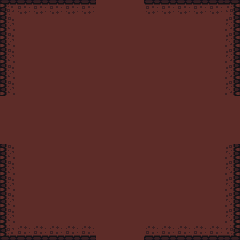

This game map was drawn from its Tiled (.tmx) file and the tilesets committed beside it. A one-line description and the full map source follow:
An orthogonal 15x15 tile map with 16x16 px tiles, 2 tile layers (Floor, Wall) and 12 objects.

<map version="1.4" tiledversion="1.4.1" orientation="orthogonal" renderorder="left-up" width="15" height="15" tilewidth="16" tileheight="16" infinite="0" nextlayerid="11" nextobjectid="27">
 <tileset firstgid="1" source="Dungeon Tileset.tsx" />
 <layer id="1" name="Floor" width="15" height="15">
  <properties>
   <property name="unity:layer" value="BackGround" />
  </properties>
  <data encoding="csv">
142,142,142,142,142,142,142,142,142,142,142,142,142,142,142,
142,142,142,142,142,142,142,142,142,142,142,142,142,142,142,
142,142,142,142,142,142,142,142,142,142,142,142,142,142,142,
142,142,142,142,142,142,142,142,142,142,142,142,142,142,142,
142,142,142,142,142,142,142,142,142,142,142,142,142,142,142,
142,142,142,142,142,142,142,142,142,142,142,142,142,142,142,
142,142,142,142,142,142,142,142,142,142,142,142,142,142,142,
142,142,142,142,142,142,142,142,142,142,142,142,142,142,142,
142,142,142,142,142,142,142,142,142,142,142,142,142,142,142,
142,142,142,142,142,142,142,142,142,142,142,142,142,142,142,
142,142,142,142,142,142,142,142,142,142,142,142,142,142,142,
142,142,142,142,142,142,142,142,142,142,142,142,142,142,142,
142,142,142,142,142,142,142,142,142,142,142,142,142,142,142,
142,142,142,142,142,142,142,142,142,142,142,142,142,142,142,
142,142,142,142,142,142,142,142,142,142,142,142,142,142,142
</data>
 </layer>
 <layer id="2" name="Wall" width="15" height="15">
  <properties>
   <property name="unity:layer" value="Wall" />
  </properties>
  <data encoding="csv">
114,115,115,115,115,115,0,0,0,115,115,115,115,115,116,
141,0,0,0,0,0,0,0,0,0,0,0,0,0,143,
141,0,0,0,0,0,0,0,0,0,0,0,0,0,143,
141,0,0,0,0,0,0,0,0,0,0,0,0,0,143,
141,0,0,0,0,0,0,0,0,0,0,0,0,0,143,
141,0,0,0,0,0,0,0,0,0,0,0,0,0,143,
0,0,0,0,0,0,0,0,0,0,0,0,0,0,0,
0,0,0,0,0,0,0,0,0,0,0,0,0,0,0,
0,0,0,0,0,0,0,0,0,0,0,0,0,0,0,
141,0,0,0,0,0,0,0,0,0,0,0,0,0,143,
141,0,0,0,0,0,0,0,0,0,0,0,0,0,143,
141,0,0,0,0,0,0,0,0,0,0,0,0,0,143,
141,0,0,0,0,0,0,0,0,0,0,0,0,0,143,
141,0,0,0,0,0,0,0,0,0,0,0,0,0,143,
168,169,169,169,169,169,0,0,0,169,169,169,169,169,170
</data>
 </layer>
 <group id="5" name="通道墙">
  <objectgroup id="3" name="LeftWallChannel">
   <properties>
    <property name="unity:Tag" value="ChannelWall" />
    <property name="unity:layer" value="Wall" />
   </properties>
   <object id="10" gid="141" x="0" y="112" width="16" height="16" />
   <object id="11" gid="141" x="0" y="128" width="16" height="16" />
   <object id="12" gid="141" x="0" y="144" width="16" height="16" />
  </objectgroup>
  <objectgroup id="6" name="BottomWallChannel">
   <properties>
    <property name="unity:Tag" value="ChannelWall" />
    <property name="unity:layer" value="Wall" />
   </properties>
   <object id="7" gid="169" x="128" y="240" width="16" height="16" />
   <object id="8" gid="169" x="112" y="240" width="16" height="16" />
   <object id="9" gid="169" x="96" y="240" width="16" height="16" />
  </objectgroup>
  <objectgroup id="7" name="RightWallChannel">
   <properties>
    <property name="unity:Tag" value="ChannelWall" />
    <property name="unity:layer" value="Wall" />
   </properties>
   <object id="4" gid="143" x="224" y="112" width="16" height="16" />
   <object id="5" gid="143" x="224" y="128" width="16" height="16" />
   <object id="6" gid="143" x="224" y="144" width="16" height="16" />
  </objectgroup>
  <objectgroup id="8" name="TopWallChannel">
   <properties>
    <property name="unity:Tag" value="ChannelWall" />
    <property name="unity:layer" value="Wall" />
   </properties>
   <object id="1" gid="115" x="96" y="16" width="16" height="16" />
   <object id="2" gid="115" x="112" y="16" width="16" height="16" />
   <object id="3" gid="115" x="128" y="16" width="16" height="16" />
  </objectgroup>
 </group>
</map>
